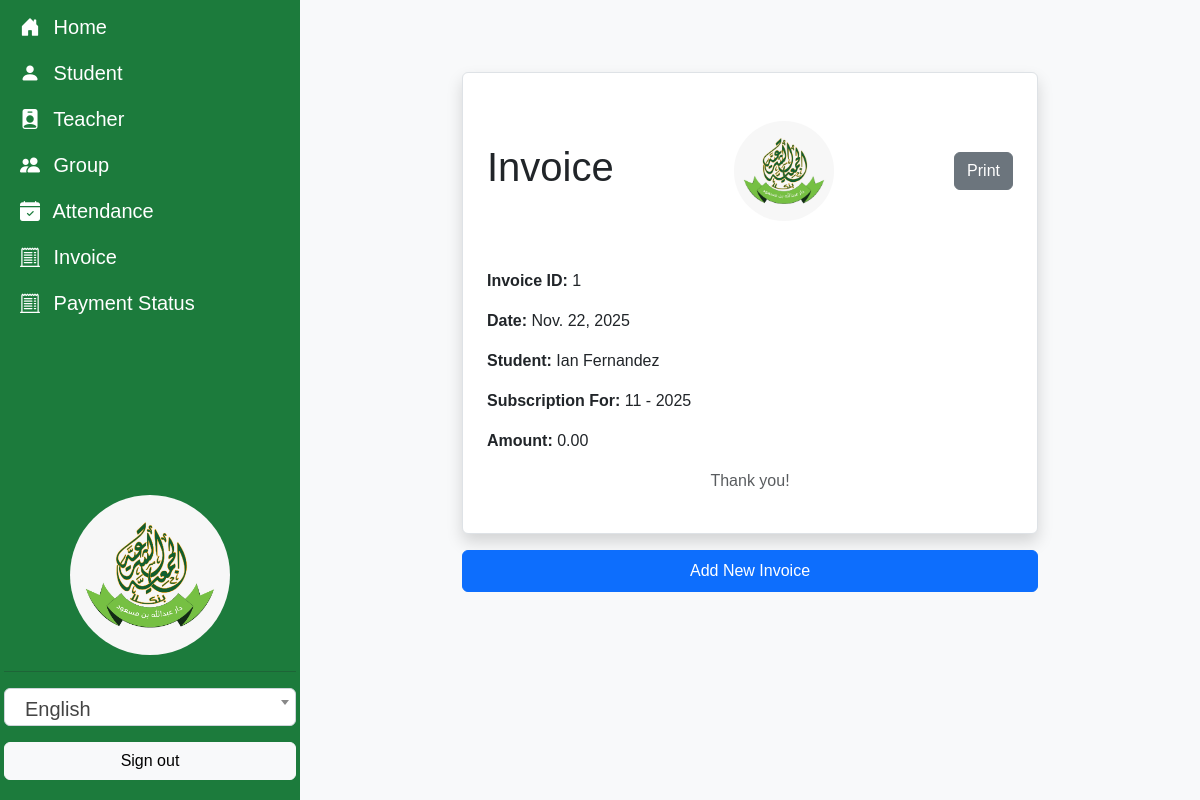
The page /invoice/print/1/ (signed in) on the database its author committed.
### Quran/models.py (models this page shows, shortened)
class Invoice(models.Model):
    school = models.ForeignKey(School, on_delete=models.CASCADE, related_name='invoices', verbose_name=_("School"))
    student = models.ForeignKey(Student, on_delete=models.CASCADE, related_name='invoices', verbose_name=_("Student"))
    date = models.DateField(default=timezone.now, verbose_name=_("Date"))
    month = models.PositiveIntegerField(validators=[MinValueValidator(1)], verbose_name=_("Month"))
    year = models.PositiveIntegerField(validators=[MinValueValidator(2000)], verbose_name=_("Year"))
    amount = models.DecimalField(max_digits=10, decimal_places=2, validators=[MinValueValidator(0)], verbose_name=_("Total Amount"))
    updated_at = models.DateTimeField(auto_now=True, verbose_name=_("Updated At"))
    class Meta:
        unique_together = ('student', 'month', 'year')

class Student(models.Model):
    school = models.ForeignKey(School, on_delete=models.CASCADE, related_name='students', verbose_name=_("School"))
    name = models.CharField(max_length=100, verbose_name=_("Student Name"))
    code = models.CharField(max_length=5, unique=True, blank=True, verbose_name=_("Code"))
    phone = models.CharField(max_length=11, validators=[phone_regex], verbose_name=_("Phone Number"))
    gender = models.CharField(max_length=1, choices=GENDER_CHOICES, verbose_name=_("Gender"))
    birth_date = models.DateField(blank=True, null=True, verbose_name=_("Birth Date"))
    academic_year = models.CharField(max_length=20, choices=ACADEMIC_YEAR_CHOICES, null=True, verbose_name=_("Academic Year"))
    group = models.ForeignKey(ClassGroup, on_delete=models.SET_NULL, null=True, related_name='students', verbose_name=_("Group"))
    discount_type = models.CharField(max_length=10, choices=DISCOUNT_TYPE_CHOICES, default='none', verbose_name=_("Discount Type"))
    is_active = models.BooleanField(default=True, verbose_name=_("Active"))
    registration_date = models.DateTimeField(default=timezone.now, verbose_name=_("Registration Date"))
    updated_at = models.DateTimeField(auto_now=True, verbose_name=_("Updated At"))

### Quran/views.py (the view)
# urls.py: path('invoice/print/<int:invoice_id>/', print_invoice, name='print_invoice'),
@staff_member_required
def print_invoice(request, invoice_id):
    invoice = get_object_or_404(Invoice, id=invoice_id)
    return render(request, 'Quran/invoice/print_invoice.html', {'invoice': invoice})

### Quran/templates/Quran/invoice/print_invoice.html (shortened to what this page needs)
{% extends "base.html" %}
{% load static %}
{% load i18n %}
{% block content %}
<div class="container-sm my-5" style="max-width: 600px;">
    <div class="invoice-box p-4 border rounded shadow bg-white">
        <div class="d-flex justify-content-between align-items-center mb-4">
            <h1 class="text-center">{% trans "Invoice" %}</h1>
            <div class="text-center my-4">
                <img src="{% static 'logo.png' %}" alt="Quran App Logo" class="logo" style="width: 100px; height: 100px; border-radius: 50%;"/>
            </div>
            <button class="btn btn-secondary no-print" onclick="window.print()">{% trans "Print" %}</button>
        </div>
        <div class="row">
            <div class="col-md-6">
                <p><strong>{% trans "Invoice ID" %}: </strong>{{ invoice.id }}</p>
                <p><strong>{% trans "Date" %}: </strong>{{ invoice.date }}</p>
                <p><strong>{% trans "Student" %}: </strong>{{ invoice.student.name }}</p>
                <p><strong>{% trans "Subscription For" %}: </strong>{{ invoice.month }} - {{ invoice.year }}</p>
                <p><strong>{% trans "Amount" %}: </strong>{{ invoice.amount }}</p>
            </div>
        </div>
        <p class="text-muted text-center">{% trans "Thank you!" %}</p>
    </div>
    <div class="mt-3">
        <a href="{% url 'invoice' %}" class="btn btn-primary w-100 py-2 no-print">{% trans "Add New Invoice" %}</a>
    </div>
</div>
{% endblock %}

### static/css/style.css (style rules this page uses)
body { background-color: #f8f9fa; font-family: 'Cairo', sans-serif; }

### rows shown on the page
Invoice: id "1", date "Nov. 22, 2025", student.name "Ian Fernandez", month "11", year "2025", amount "0.00"
